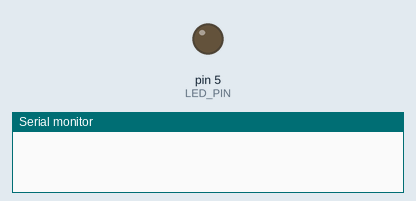
This sketch was run on a simulated Arduino Uno, built with avr-gcc and run on an emulated ATmega328P. Shown: output pins drawn as LEDs (lit = HIGH), the last lines printed to the serial monitor.

Above: at 0.1 s.
At 4.1 s:
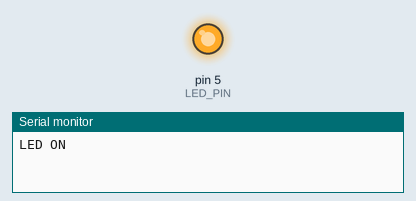
Timing chart, 0 to 5.6 s (numbered marks = the images above):
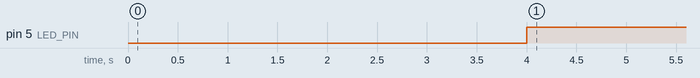

The sketch:

CS_If.ino
```cpp
/*
Welcome to JP Learning
*/
int x = 0;
byte LED_PIN = 5;
void setup () {
  Serial.begin(115200);
  pinMode(LED_PIN, OUTPUT);
}
void loop() {
  x = readSensors();  // check the sensors
  if (x > 3) {
    Serial.println("LED ON");
    digitalWrite(LED_PIN, HIGH);
  }
  delay(1000);
}
int a = 0;
int readSensors() {
  return a++;
}
```

Measured:
- by itself, pin 5 (LED_PIN): LOW → HIGH at 4.0 s
